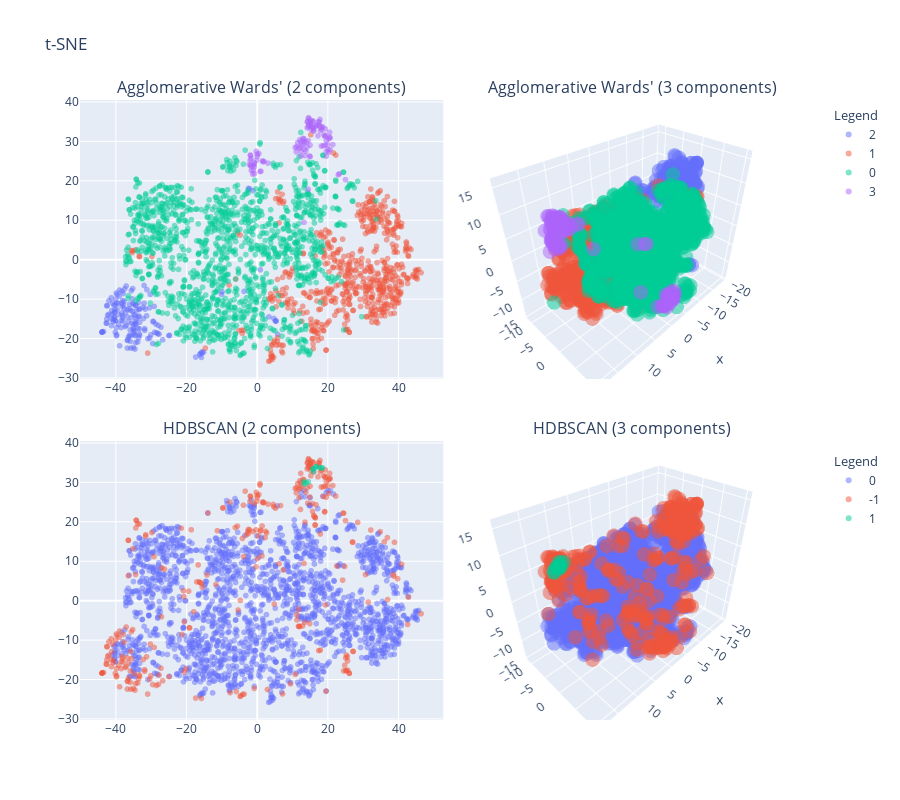

Notebook source saved alongside this figure:
### Code cell
fig = make_subplots(
    rows=2, 
    cols=2, 
    vertical_spacing=0.1,
    horizontal_spacing=.01,
    specs=[[{"type":"scatter"}, {"type":"scatter3d"}],
           [{"type":"scatter"}, {"type":"scatter3d"}]],
    subplot_titles=["Agglomerative Wards' (2 components)", "Agglomerative Wards' (3 components)", 
                    "HDBSCAN (2 components)", "HDBSCAN (3 components)"]
)

hiear_tsne_2d = px.scatter(x=tsne_data_2[:,0], y=tsne_data_2[:,1], color=hiearch_labs)
hiear_tsne_3d = px.scatter_3d(x=tsne_data_3[:,0], y=tsne_data_3[:,1], z=tsne_data_3[:,2], color=hiearch_labs)
dense_tsne_2d = px.scatter(x=tsne_data_2[:,0], y=tsne_data_2[:,1], color=density_labs)
dense_tsne_3d = px.scatter_3d(x=tsne_data_3[:,0], y=tsne_data_3[:,1], z=tsne_data_3[:,2], color=density_labs)

hiear_tsne_2d.update_traces(marker=dict(opacity=0.5), legendgroup=1, legendgrouptitle=dict(text="Legend"))
hiear_tsne_3d.update_traces(marker=dict(size=5, opacity=0.5), showlegend=False)
dense_tsne_2d.update_traces(marker=dict(opacity=0.5), legendgroup=2, legendgrouptitle=dict(text="Legend"))
dense_tsne_3d.update_traces(marker=dict(size=5, opacity=0.5), showlegend=False)

fig.add_traces(
    hiear_tsne_2d.data,
    rows=1,
    cols=1
)
fig.add_traces(
    hiear_tsne_3d.data,
    rows=1,
    cols=2
)
fig.add_traces(
    dense_tsne_2d.data,
    rows=2,
    cols=1
)
fig.add_traces(
    dense_tsne_3d.data,
    rows=2,
    cols=2
)


fig.update_layout(title_text="t-SNE", height=800, legend_tracegroupgap = 250)
fig.show()

### Figure 1 — Plotly figure (JSON) as saved in the notebook; plotly's stock layout.template omitted (floating-point values rounded to 4 significant figures; data arrays with more than 128 entries replaced by an {"elided": "..."} marker saying what was removed)
{"data": [{"hovertemplate": "color=2<br>x=%{x}<br>y=%{y}<extra></extra>", "legendgroup": "1", "legendgrouptitle": {"text": "Legend"}, "marker": {"color": "#636efa", "opacity": 0.5, "symbol": "circle"}, "mode": "markers", "name": "2", "showlegend": true, "type": "scattergl", "x": {"elided": "166 float values"}, "xaxis": "x", "y": {"elided": "166 float values"}, "yaxis": "y"}, {"hovertemplate": "color=1<br>x=%{x}<br>y=%{y}<extra></extra>", "legendgroup": "1", "legendgrouptitle": {"text": "Legend"}, "marker": {"color": "#EF553B", "opacity": 0.5, "symbol": "circle"}, "mode": "markers", "name": "1", "showlegend": true, "type": "scattergl", "x": {"elided": "583 float values"}, "xaxis": "x", "y": {"elided": "583 float values"}, "yaxis": "y"}, {"hovertemplate": "color=0<br>x=%{x}<br>y=%{y}<extra></extra>", "legendgroup": "1", "legendgrouptitle": {"text": "Legend"}, "marker": {"color": "#00cc96", "opacity": 0.5, "symbol": "circle"}, "mode": "markers", "name": "0", "showlegend": true, "type": "scattergl", "x": {"elided": "1315 float values"}, "xaxis": "x", "y": {"elided": "1315 float values"}, "yaxis": "y"}, {"hovertemplate": "color=3<br>x=%{x}<br>y=%{y}<extra></extra>", "legendgroup": "1", "legendgrouptitle": {"text": "Legend"}, "marker": {"color": "#ab63fa", "opacity": 0.5, "symbol": "circle"}, "mode": "markers", "name": "3", "showlegend": true, "type": "scattergl", "x": [1.68, 14.94, -1.987, 0.5172, 3.088, 1.115, 13.29, 0.02442, 11.12, -1.825, 12.4, 12.1, 12.37, 14.53, 15.0, 19.23, 17.93, 13.96, 15.35, 14.48, 17.62, 15.79, 15.08, 15.79, 16.01, 13.21, 14.2, 16.08, 15.97, 18.93, 13.38, 11.52, 11.83, 12.73, 12.47, 11.18, 13.54, 12.39, -1.853, 1.559, 20.28, 12.97, 14.7, 14.23, 13.37, 18.53, 16.8, 14.62, 16.72, 17.44, 17.8, 17.82, 17.36, 14.3, 15.0, 15.27, 15.16, 13.3, 15.17, 20.54, 19.33, 23.28, -1.001, 14.52, 19.35, 19.63, 10.8, 25.04, 0.0324, 15.02, 20.08, -2.223, -0.06483, 18.73, 14.16, 20.29, 20.67, 20.53, -1.071, 19.57, 13.83, -1.691, 18.21, 20.69, -1.749, -1.651, 21.46, -0.778, 14.5, 22.98, 19.99, -0.7503, -0.7638, 19.59, -0.8002, -0.2328, 17.26, 19.44, 0.8246, 15.97, -1.257, 1.95, 18.27, -1.933, 18.28], "xaxis": "x", "y": [24.84, 26.28, 25.2, 26.9, 24.48, 22.43, 9.469, 26.78, 27.34, 23.93, 26.3, 30.39, 29.87, 36.01, 29.04, 31.27, 32.69, 29.85, 33.91, 33.77, 34.87, 35.19, 34.6, 33.4, 33.42, 30.12, 33.41, 32.66, 32.73, 31.64, 27.97, 29.7, 28.3, 29.06, 27.51, 28.68, 26.37, 28.56, 26.42, 25.05, 30.61, 30.78, 35.79, 34.92, 29.59, 33.7, 33.94, 34.15, 33.97, 35.02, 33.69, 35.57, 34.19, 35.09, 34.76, 33.0, 35.38, 30.64, 33.86, 32.3, 29.03, 21.78, 23.95, 30.15, 33.16, 27.45, 28.42, 20.3, 26.16, 26.11, 27.88, 24.14, 25.24, 28.87, 28.6, 27.24, 30.91, 31.07, 22.68, 26.24, 27.5, 25.6, 28.82, 27.92, 23.72, 22.65, 29.2, 23.54, 17.83, 21.53, 29.11, 24.65, 21.78, 30.2, 24.23, 27.47, 31.4, 31.43, 22.38, 34.98, 21.7, 24.89, 33.64, 26.53, 33.06], "yaxis": "y"}, {"hovertemplate": "color=2<br>x=%{x}<br>y=%{y}<br>z=%{z}<extra></extra>", "legendgroup": "2", "marker": {"color": "#636efa", "opacity": 0.5, "size": 5, "symbol": "circle"}, "mode": "markers", "name": "2", "scene": "scene", "showlegend": false, "type": "scatter3d", "x": {"elided": "166 float values"}, "y": {"elided": "166 float values"}, "z": {"elided": "166 float values"}}, {"hovertemplate": "color=1<br>x=%{x}<br>y=%{y}<br>z=%{z}<extra></extra>", "legendgroup": "1", "marker": {"color": "#EF553B", "opacity": 0.5, "size": 5, "symbol": "circle"}, "mode": "markers", "name": "1", "scene": "scene", "showlegend": false, "type": "scatter3d", "x": {"elided": "583 float values"}, "y": {"elided": "583 float values"}, "z": {"elided": "583 float values"}}, {"hovertemplate": "color=0<br>x=%{x}<br>y=%{y}<br>z=%{z}<extra></extra>", "legendgroup": "0", "marker": {"color": "#00cc96", "opacity": 0.5, "size": 5, "symbol": "circle"}, "mode": "markers", "name": "0", "scene": "scene", "showlegend": false, "type": "scatter3d", "x": {"elided": "1315 float values"}, "y": {"elided": "1315 float values"}, "z": {"elided": "1315 float values"}}, {"hovertemplate": "color=3<br>x=%{x}<br>y=%{y}<br>z=%{z}<extra></extra>", "legendgroup": "3", "marker": {"color": "#ab63fa", "opacity": 0.5, "size": 5, "symbol": "circle"}, "mode": "markers", "name": "3", "scene": "scene", "showlegend": false, "type": "scatter3d", "x": [-0.1824, 7.431, -3.257, -1.411, 0.7757, -1.161, 4.729, -1.706, 9.233, -2.688, 8.088, 10.09, 10.57, 12.82, 10.69, 13.74, 13.52, 10.69, 11.39, 11.0, 11.87, 12.94, 11.95, 11.47, 11.55, 10.33, 10.69, 11.55, 11.26, 13.49, 9.196, 9.274, 10.02, 9.896, 9.015, 9.166, 8.352, 9.626, -3.364, -0.2885, 13.78, 10.88, 12.72, 11.87, 10.27, 13.51, 12.44, 11.44, 11.79, 11.61, 13.17, 11.11, 12.44, 11.98, 12.07, 10.79, 12.64, 10.77, 11.4, 13.58, 13.25, 2.502, -1.855, 10.98, 14.02, 11.96, 9.924, 3.777, -1.531, 7.386, 12.49, -2.923, -1.694, 13.19, 9.849, 12.9, 14.07, 14.13, -2.139, 11.89, 8.625, -3.401, 13.07, 12.6, -2.594, -2.659, 14.4, -1.798, 3.992, 2.58, 13.25, -1.946, -1.98, 13.71, -1.922, -1.88, 13.96, 13.94, -1.328, 12.88, -2.453, -0.056, 13.4, -3.254, 13.66], "y": [8.276, -7.587, 7.983, 7.711, 7.725, 10.01, 6.605, 7.83, -10.53, 8.652, -9.457, -10.48, -10.31, -8.742, -8.276, -6.986, -7.14, -8.905, -7.61, -7.952, -6.182, -7.538, -7.583, -6.857, -7.46, -9.499, -8.088, -6.251, -6.154, -6.973, -8.97, -10.58, -10.33, -9.691, -9.663, -10.74, -8.756, -9.899, 7.721, 8.531, -6.115, -9.847, -8.532, -8.622, -9.295, -6.089, -6.9, -7.954, -6.6, -6.25, -6.403, -5.824, -6.662, -8.506, -7.678, -6.741, -8.155, -9.517, -7.706, -5.12, -7.521, 5.731, 7.582, -8.461, -5.533, -7.134, -10.97, 4.795, 8.099, -7.546, -7.017, 8.723, 8.86, -8.208, -8.478, -7.548, -5.776, -5.829, 8.825, -8.216, -8.448, 7.07, -8.615, -6.465, 8.647, 9.192, -7.179, 8.153, -7.874, 5.345, -6.901, 7.833, 8.82, -7.022, 8.116, 8.102, -8.471, -6.761, 9.827, -7.866, 9.057, 8.215, -6.329, 8.107, -7.15], "z": [-11.33, 4.693, -11.11, -12.83, -11.42, -9.058, -5.419, -12.59, 3.227, -10.13, 3.687, 5.771, 4.999, 8.191, 3.776, 4.544, 6.069, 5.034, 6.881, 7.364, 5.817, 7.641, 7.922, 7.335, 6.34, 5.65, 7.37, 7.944, 7.579, 4.876, 4.241, 5.491, 3.883, 4.741, 3.785, 4.411, 3.413, 4.34, -12.17, -11.38, 3.786, 5.813, 8.135, 7.798, 5.096, 6.442, 6.752, 7.646, 6.51, 5.857, 6.81, 5.855, 6.193, 8.074, 8.029, 6.802, 7.696, 5.848, 7.018, 4.778, 2.988, 4.208, -9.906, 5.078, 5.815, 2.155, 3.873, 4.344, -12.1, 4.486, 2.219, -10.41, -11.37, 2.958, 4.178, 1.524, 3.82, 3.978, -9.109, 1.221, 4.685, -11.46, 3.127, 2.16, -9.949, -9.124, 1.942, -9.756, -3.326, 4.052, 2.909, -10.73, -8.252, 3.682, -10.36, -13.27, 5.758, 4.615, -8.974, 7.088, -8.243, -11.49, 6.434, -12.19, 6.521]}, {"hovertemplate": "color=0<br>x=%{x}<br>y=%{y}<extra></extra>", "legendgroup": "2", "legendgrouptitle": {"text": "Legend"}, "marker": {"color": "#636efa", "opacity": 0.5, "symbol": "circle"}, "mode": "markers", "name": "0", "showlegend": true, "type": "scattergl", "x": {"elided": "1852 float values"}, "xaxis": "x2", "y": {"elided": "1852 float values"}, "yaxis": "y2"}, {"hovertemplate": "color=-1<br>x=%{x}<br>y=%{y}<extra></extra>", "legendgroup": "2", "legendgrouptitle": {"text": "Legend"}, "marker": {"color": "#EF553B", "opacity": 0.5, "symbol": "circle"}, "mode": "markers", "name": "-1", "showlegend": true, "type": "scattergl", "x": {"elided": "305 float values"}, "xaxis": "x2", "y": {"elided": "305 float values"}, "yaxis": "y2"}, {"hovertemplate": "color=1<br>x=%{x}<br>y=%{y}<extra></extra>", "legendgroup": "2", "legendgrouptitle": {"text": "Legend"}, "marker": {"color": "#00cc96", "opacity": 0.5, "symbol": "circle"}, "mode": "markers", "name": "1", "showlegend": true, "type": "scattergl", "x": [13.96, 15.79, 16.01, 13.21, 15.97, 13.37, 18.53, 16.8, 16.72, 17.8, 14.52, 18.27], "xaxis": "x2", "y": [29.85, 33.4, 33.42, 30.12, 32.73, 29.59, 33.7, 33.94, 33.97, 33.69, 30.15, 33.64], "yaxis": "y2"}, {"hovertemplate": "color=0<br>x=%{x}<br>y=%{y}<br>z=%{z}<extra></extra>", "legendgroup": "0", "marker": {"color": "#636efa", "opacity": 0.5, "size": 5, "symbol": "circle"}, "mode": "markers", "name": "0", "scene": "scene2", "showlegend": false, "type": "scatter3d", "x": {"elided": "1852 float values"}, "y": {"elided": "1852 float values"}, "z": {"elided": "1852 float values"}}, {"hovertemplate": "color=-1<br>x=%{x}<br>y=%{y}<br>z=%{z}<extra></extra>", "legendgroup": "-1", "marker": {"color": "#EF553B", "opacity": 0.5, "size": 5, "symbol": "circle"}, "mode": "markers", "name": "-1", "scene": "scene2", "showlegend": false, "type": "scatter3d", "x": {"elided": "305 float values"}, "y": {"elided": "305 float values"}, "z": {"elided": "305 float values"}}, {"hovertemplate": "color=1<br>x=%{x}<br>y=%{y}<br>z=%{z}<extra></extra>", "legendgroup": "1", "marker": {"color": "#00cc96", "opacity": 0.5, "size": 5, "symbol": "circle"}, "mode": "markers", "name": "1", "scene": "scene2", "showlegend": false, "type": "scatter3d", "x": [10.69, 11.47, 11.55, 10.33, 11.26, 10.27, 13.51, 12.44, 11.79, 13.17, 10.98, 13.4], "y": [-8.905, -6.857, -7.46, -9.499, -6.154, -9.295, -6.089, -6.9, -6.6, -6.403, -8.461, -6.329], "z": [5.034, 7.335, 6.34, 5.65, 7.579, 5.096, 6.442, 6.752, 6.51, 6.81, 5.078, 6.434]}], "layout": {"annotations": [{"font": {"size": 16}, "showarrow": false, "text": "Agglomerative Wards' (2 components)", "x": 0.2475, "xanchor": "center", "xref": "paper", "y": 1, "yanchor": "bottom", "yref": "paper"}, {"font": {"size": 16}, "showarrow": false, "text": "Agglomerative Wards' (3 components)", "x": 0.7525, "xanchor": "center", "xref": "paper", "y": 1, "yanchor": "bottom", "yref": "paper"}, {"font": {"size": 16}, "showarrow": false, "text": "HDBSCAN (2 components)", "x": 0.2475, "xanchor": "center", "xref": "paper", "y": 0.45, "yanchor": "bottom", "yref": "paper"}, {"font": {"size": 16}, "showarrow": false, "text": "HDBSCAN (3 components)", "x": 0.7525, "xanchor": "center", "xref": "paper", "y": 0.45, "yanchor": "bottom", "yref": "paper"}], "height": 800, "legend": {"tracegroupgap": 250}, "scene": {"domain": {"x": [0.505, 1], "y": [0.55, 1]}}, "scene2": {"domain": {"x": [0.505, 1], "y": [0, 0.45]}}, "title": {"text": "t-SNE"}, "xaxis": {"anchor": "y", "domain": [0, 0.495]}, "xaxis2": {"anchor": "y2", "domain": [0, 0.495]}, "yaxis": {"anchor": "x", "domain": [0.55, 1]}, "yaxis2": {"anchor": "x2", "domain": [0, 0.45]}}}
